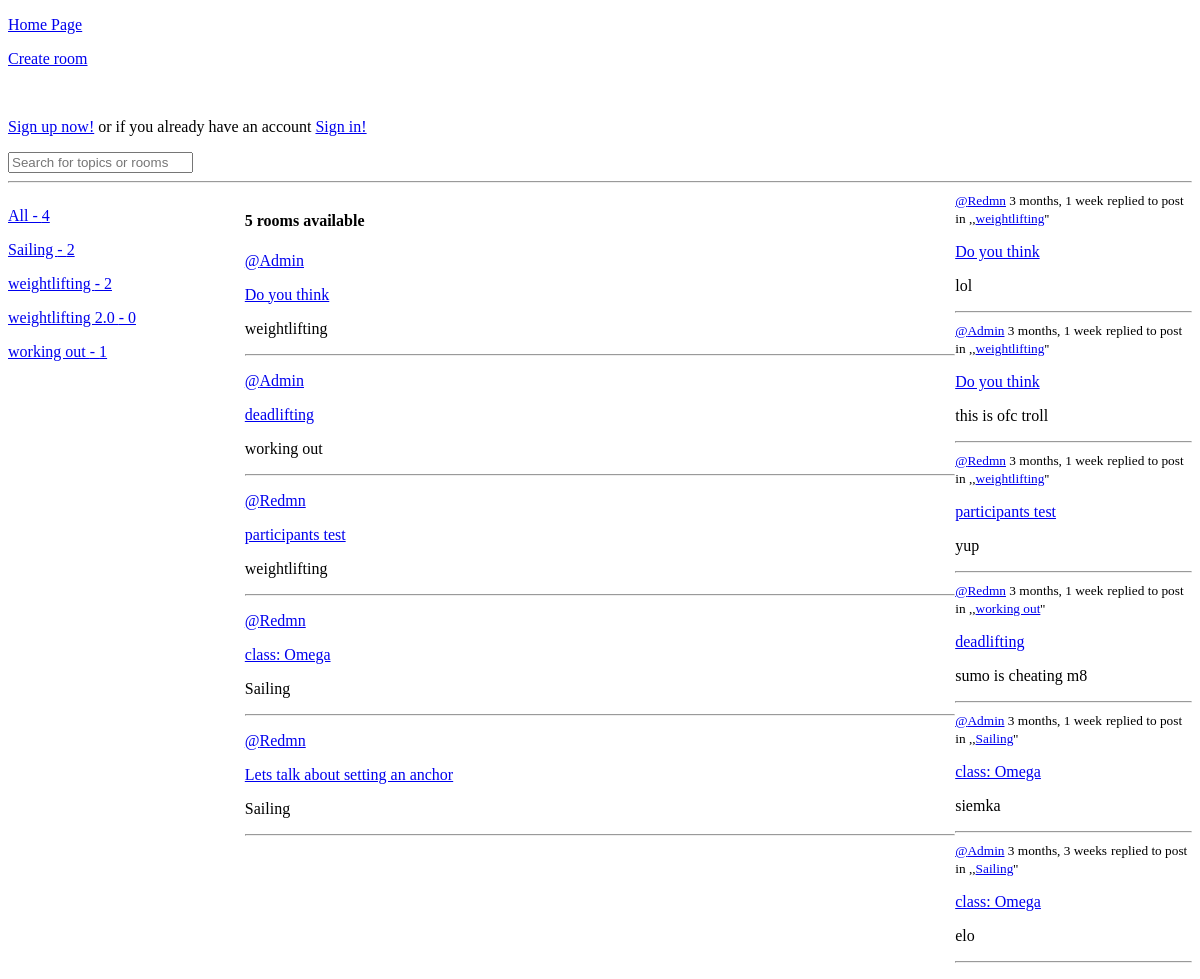
The app's page /, older data.
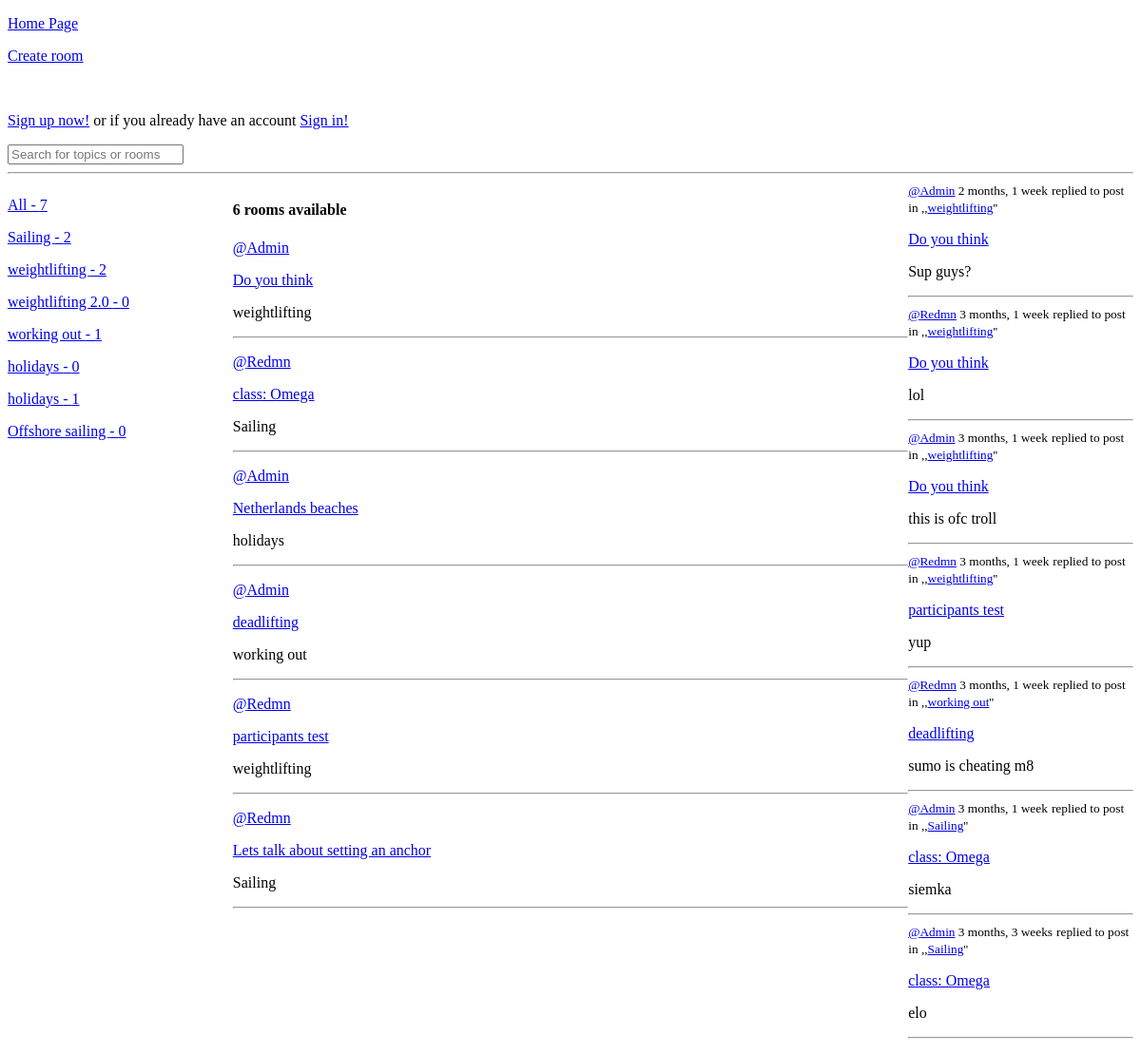
The same page, newer data.
### base/models.py (models this page shows, shortened)
class Topic(models.Model):
    name = models.CharField(max_length=200)
    def __str__(self):
        return self.name

class Room(models.Model):
    host = models.ForeignKey(User, on_delete=models.SET_NULL, null=True)
    topic = models.ForeignKey(Topic, on_delete=models.SET_NULL, null=True)
    name = models.CharField(max_length=200)
    description = models.TextField(null=True, blank=True)
    participants = models.ManyToManyField(User, related_name='participants', blank=True)
    updated = models.DateTimeField(auto_now=True)
    created = models.DateTimeField(auto_now_add=True)
    class Meta:
        ordering = ['-updated', '-created']
    def __str__(self):
        return self.name

class User(AbstractUser):
    name = models.CharField(max_length=200, null=True)
    email = models.EmailField(unique=True, null=True)
    bio = models.TextField(null=True)
    USERNAME_FIELD = 'email'
    REQUIRED_FIELDS = []
    def __str__(self):
        return self.username.title()

class Message(models.Model):
    user = models.ForeignKey(User, on_delete=models.CASCADE)
    room = models.ForeignKey(Room, on_delete=models.CASCADE)
    body = models.TextField()
    updated = models.DateTimeField(auto_now=True)
    created = models.DateTimeField(auto_now_add=True)
    class Meta:
        ordering = ['-updated', '-created']

### base/views.py (the view)
# urls.py: path('', home, name='home'),
def home(request):
    rooms_count = Room.objects.count()
    query = request.GET.get('q') if request.GET.get('q') is not None else ''
    topics = Topic.objects.all()
    rooms = Room.objects.filter(Q(name__icontains=query) |
                                Q(topic__name__icontains=query) |
                                Q(description__icontains=query) |
                                Q(host__username__icontains=query))
    rooms_messages = Message.objects.filter(Q(room__topic__name__icontains=query) |
                                            Q(room__name__icontains=query) |
                                            Q(room__host__username__icontains=query))
    context = {'rooms': rooms,
               'topics': topics,
               'rooms_count': rooms_count,
               'rooms_messages': rooms_messages}
    return render(request, 'home.html', context)

### base/templates/home.html (shortened to what this page needs)
{% extends 'main.html' %}
{% block content %}
    <div class="home_page-container">
    <div>
        <div>
            <p><a href="{% url 'home' %}">All - {{ topics.count }}</a></p>
        </div>
        {% for topic in topics %}
            <p><a href="{% url 'home' %}?q={{ topic.name }}">{{ topic.name }} - {{ topic.room_set.count }}</a></p>
        {% endfor %}
    </div>
        <div>
            <div>
                <h4>{{ rooms_count }} rooms available</h4>
            </div>
            {% for room in rooms %}
                <p><a href="{% url 'user-profile' room.host.id %}">@{{ room.host }}</a>
                </p>
                <p><a href="{% url 'room' room.id %}">{{ room }}</a></p>
                <p>{{ room.topic }}</p>
                <hr>
            {% endfor %}
        </div>
    <div>
        {% for msg in rooms_messages %}
            <div>
                <small><a href="{% url 'user-profile' msg.user.id %}">@{{ msg.user }}</a> {{ msg.updated|timesince }}</small>
                <small>replied to post in ,,<a href="{% url 'home' %}?q={{ msg.room.topic }}">{{ msg.room.topic }}</a>''</small>
                <p><a href="{% url 'room' msg.room.id %}">{{ msg.room.name}}</a></p>
                <p>{{ msg.body }}</p>
                <hr>
            </div>
        {% endfor %}
    </div>
    </div>
{% endblock %}

### templates/main.html (shortened to what this page needs)
<!doctype html>
<html lang="en">
<head>
</head>
<body>
{% include 'navbar.html' %}
{% block content %}
{% endblock content %}
</body>
</html>

### templates/navbar.html
<p><a href="{% url 'home' %}">Home Page</a></p>
<p><a href="{% url 'create-room' %}">Create room</a></p>
<br>
{% if request.user.is_authenticated %}
    <h5>Greetings! <a href="{% url 'user-profile' request.user.id %}">@{{ request.user }}</a> <a href="{% url 'logout_user' %}">Logout</a></h5>
{% else %}
    <span><p><a href="{% url 'register' %}">Sign up now!</a> or if you already have an account <a href="{% url 'login_user' %}">Sign in!</a></p></span>
{% endif %}
<form method="get" action="{% url 'home' %}">
    <input type="text" name="q" placeholder="Search for topics or rooms ">
</form>
<hr>

### base/templates/home.html (style rules this page uses)
.home_page-container { display: grid; grid-template-columns: 1fr 3fr 1fr; }

Row changes from the older to the newer data that the page shows:
added Topic: name "holidays", room_set.count "0"
added Topic: name "holidays", room_set.count "1"
added Topic: name "Offshore sailing", room_set.count "0"
changed Room "class: Omega": moves up the list
added Room: host "Admin", name "Netherlands beaches", topic "holidays"
added Message: user "Admin", updated "2 months, 1 week", room.topic "weightlifting", room.name "Do you think", body "Sup guys?"
Text that changed along with them:
{{ topics.count }}: "4" → "7"
{{ rooms_count }}: "5" → "6"
